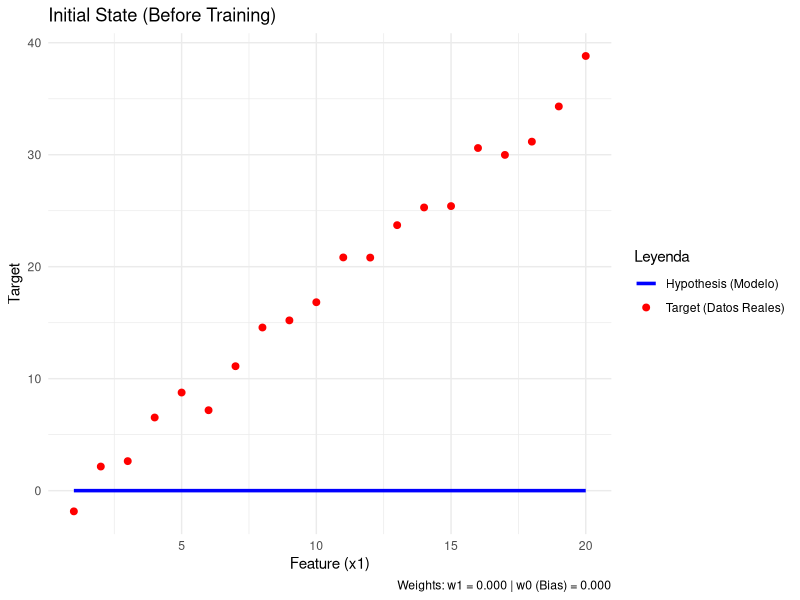
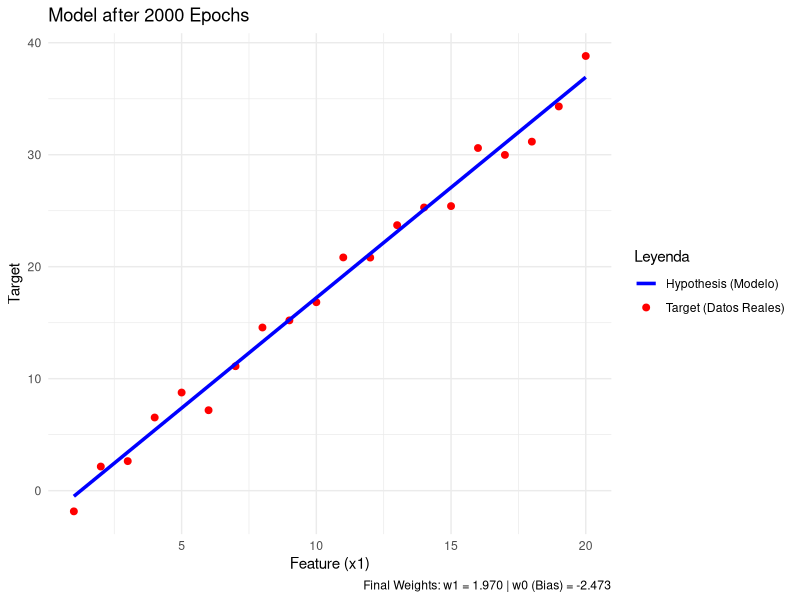

Here is the R script that generated these plots, in order:
# -----------------------------------------------------------------------------
# Este fragmento de código ha sido generado con fines educativos como parte de la
# asignatura de Sistemas Inteligentes en la Universidad de Deusto.
# -------------------------------------------------------------------------
#
# Autores / Mantenedores:
#   - Roberto Carballedo
#   - Fernando Boto
#   - Enrique Onieva
#
# Última actualización: Marzo de 2026
# Código generado y revisado usando: Gemini Pro.
#
# Uso exclusivamente educativo — Universidad de Deusto
# =========================================================================

# Cargar librería para visualización de datos
library(ggplot2)

# --- LIMPIEZA DEL ENTORNO ---
cat("\014") # Limpia la consola
if(!is.null(dev.list())) dev.off() # Cierra las ventanas de gráficos
rm(list=ls()) # Limpia las variables del entorno de trabajo

# Establece el directorio de trabajo (requiere rstudioapi)
tryCatch({
  setwd(dirname(rstudioapi::getActiveDocumentContext()$path))
}, error = function(e) message("Aviso: Guarda el script antes de ejecutar rstudioapi."))


# --- 1. PREPARACIÓN DE LOS DATOS (Training Set) ---

training_set    <- data.frame(x1 = 1:20)
training_set$x0 <- 1 # Variable auxiliar para el "Bias" (término independiente)

# Definimos el "Target" (variable objetivo) basándonos en la función: y = 2x - 3
training_set$target  <- 2 * training_set$x1 - 3

# Añadimos ruido aleatorio uniforme para simular un dataset real
set.seed(123) 
training_set$target <- training_set$target + runif(nrow(training_set), min = -2, max = 2)

# --- 2. INICIALIZACIÓN DEL MODELO ---

# Inicializamos los "Weights" (pesos) del modelo a 0
w0 <- 0 # Bias (punto de corte con el eje Y)
w1 <- 0 # Weight principal (pendiente)

# "Learning rate" (alpha): Tamaño del paso durante el Gradient Descent
alpha <- 0.01 

# Calculamos la "Hypothesis" (predicción) inicial
training_set$hypothesis <- w0 * training_set$x0 + w1 * training_set$x1
training_set$error <- training_set$target - training_set$hypothesis

# Plot 1: Situación inicial
plot_inicial <- ggplot(training_set) +
  geom_point(aes(x = x1, y = target, color = "Target (Datos Reales)"), size = 2) +
  geom_line(aes(x = x1, y = hypothesis, color = "Hypothesis (Modelo)"), linewidth = 1.2) +
  labs(title = "Initial State (Before Training)",
       x = "Feature (x1)", y = "Target",
       caption = sprintf("Weights: w1 = %.3f | w0 (Bias) = %.3f", w1, w0)) +
  scale_color_manual(name = "Leyenda", 
                     values = c("Target (Datos Reales)" = "red", 
                                "Hypothesis (Modelo)" = "blue")) +
  theme_minimal()

print(plot_inicial)

# --- 3. PROCESO DE APRENDIZAJE (Gradient Descent) ---

epochs <- 2000
m <- nrow(training_set)

cat("\n--- Iniciando el Training ---\n")

for (i in 1:epochs) {
  
  # A. ACTUALIZACIÓN DE WEIGHTS (Gradient Descent)
  w1_nuevo <- w1 + alpha * sum(training_set$error * training_set$x1) / m
  w0_nuevo <- w0 + alpha * sum(training_set$error * training_set$x0) / m
  
  w1 <- w1_nuevo
  w0 <- w0_nuevo
  
  # B. RECALCULAR HYPOTHESIS Y ERROR
  training_set$hypothesis <- w0 * training_set$x0 + w1 * training_set$x1
  training_set$error <- training_set$target - training_set$hypothesis
  
  # C. MOSTRAR EL PROGRESO (Logging)
  if (i %% 100 == 0 || i == 1) {
    # Usamos el Mean Absolute Error (MAE) para el log por su sencillez interpretativa
    mae <- mean(abs(training_set$error))
    cat(sprintf("Epoch %4d | w1 = %5.3f | w0 (Bias) = %5.3f | Error (MAE) = %5.3f\n", 
                i, w1, w0, mae))
  }
}

cat("--- Training Completado ---\n\n")

# --- 4. VISUALIZACIÓN FINAL ---

# Plot 2: Modelo ajustado tras el training
plot_final <- ggplot(training_set) +
  geom_point(aes(x = x1, y = target, color = "Target (Datos Reales)"), size = 2) +
  geom_line(aes(x = x1, y = hypothesis, color = "Hypothesis (Modelo)"), linewidth = 1.2) +
  labs(title = paste0("Model after ", epochs, " Epochs"),
       x = "Feature (x1)", y = "Target",
       caption = sprintf("Final Weights: w1 = %.3f | w0 (Bias) = %.3f", w1, w0)) +
  scale_color_manual(name = "Leyenda", 
                     values = c("Target (Datos Reales)" = "red", 
                                "Hypothesis (Modelo)" = "blue")) +
  theme_minimal()

print(plot_final)
